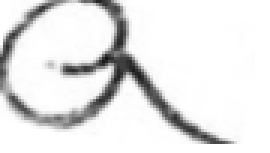
#> input picture data/characters/a/char_117_aug_4.png, 90 x 51 px (shown 3 times larger)
$ python -i data_augmentation.py   (imports and definitions only)
#> lines starting #> are read from the running program, lines starting #| are printed output that depends on the picture
#> further down, picture is the input picture: shape (51, 90, 3); min 20, max 255, mean 229.3
import cv2
import numpy as np
import os
import random
from pathlib import Path

# --- CONFIGURATION ---

# Use relative path from scripts folder to data folder
script_dir = Path(__file__).parent
data_folder = script_dir.parent / 'data'
characters_folder = data_folder / 'characters'
aug_factor = 5        # Nombre de nouvelles images à créer par image originale

def augment_image(img):
    """Applique des transformations aléatoires légères."""
    h, w = img.shape[:2]
#> h = 51; w = 90

    # 1. Rotation aléatoire légère (entre -15 et +15 degrés)
    angle = random.uniform(-15, 15)
    M = cv2.getRotationMatrix2D((w//2, h//2), angle, 1.0)
    img_aug = cv2.warpAffine(img, M, (w, h), borderValue=255) # Fond blanc
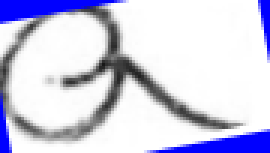
#> img_aug: shape (51, 90, 3) (shown 3 times larger); mean B, G, R 229.4, 206.3, 206.3

    # 2. Zoom aléatoire (entre 0.9 et 1.1)
    zoom = random.uniform(0.9, 1.1)
    new_w, new_h = int(w * zoom), int(h * zoom)
#> new_w = 94; new_h = 53
    img_zoomed = cv2.resize(img_aug, (new_w, new_h), interpolation=cv2.INTER_LINEAR)
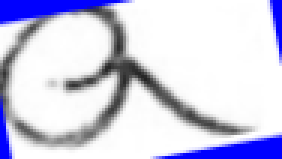
#> img_zoomed: shape (53, 94, 3) (shown 3 times larger); mean B, G, R 229.4, 206.1, 206.1

    # Recadrage ou padding pour revenir à TARGET_SIZE (64x64)
    final_img = np.full((h, w), 255, dtype=np.uint8)

    # On centre l'image zoomée dans le carré de destination
    start_y = max(0, (h - new_h) // 2)
#> start_y = 0
    start_x = max(0, (w - new_w) // 2)
#> start_x = 0

    # On calcule les zones de découpe si zoom > 1
    src_y = max(0, (new_h - h) // 2)
#> src_y = 1
    src_x = max(0, (new_w - w) // 2)
#> src_x = 2

    h_overlap = min(h, new_h)
#> h_overlap = 51
    w_overlap = min(w, new_w)
#> w_overlap = 90

#> (the run stopped early here; a loop or call above may not have finished)

$ run again, on data/characters/b/char_131_aug_0.png
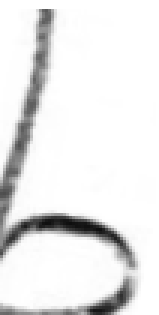
#> input picture data/characters/b/char_131_aug_0.png, 53 x 105 px (shown 3 times larger)
#> picture is the input picture: shape (105, 53, 3); min 14, max 255, mean 232.7
#> in augment_image, `img_aug = cv2.warpAffine(img, M, (w, h), borderValue=255)`:
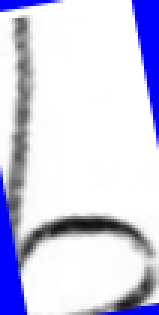
#> img_aug: shape (105, 53, 3) (shown 3 times larger); mean B, G, R 233.4, 208.5, 208.5
#> in augment_image, `img_zoomed = cv2.resize(img_aug, (new_w, new_h), interpolation=cv2.INT..`:
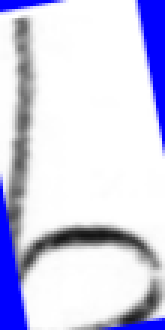
#> img_zoomed: shape (110, 55, 3) (shown 3 times larger); mean B, G, R 233.4, 208.4, 208.4

$ run again, on data/characters/b/char_15_aug_3.png
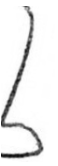
#> input picture data/characters/b/char_15_aug_3.png, 58 x 166 px
#> picture is the input picture: shape (166, 58, 3); min 10, max 255, mean 237.2
#> in augment_image, `img_aug = cv2.warpAffine(img, M, (w, h), borderValue=255)`:
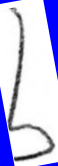
#> img_aug: shape (166, 58, 3); mean B, G, R 237.3, 203.8, 203.8
#> in augment_image, `img_zoomed = cv2.resize(img_aug, (new_w, new_h), interpolation=cv2.INT..`:
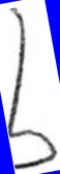
#> img_zoomed: shape (174, 60, 3); mean B, G, R 237.2, 203.7, 203.7

$ run again, on data/characters/c/char_104_aug_0.png
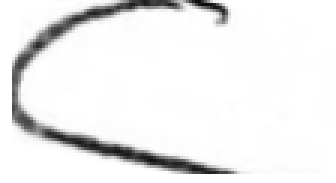
#> input picture data/characters/c/char_104_aug_0.png, 112 x 61 px (shown 3 times larger)
#> picture is the input picture: shape (61, 112, 3); min 11, max 255, mean 237.6
#> in augment_image, `img_aug = cv2.warpAffine(img, M, (w, h), borderValue=255)`:
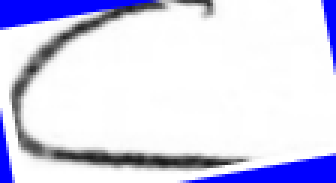
#> img_aug: shape (61, 112, 3) (shown 3 times larger); mean B, G, R 238.1, 214.4, 214.4
#> in augment_image, `img_zoomed = cv2.resize(img_aug, (new_w, new_h), interpolation=cv2.INT..`:
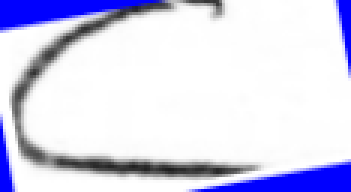
#> img_zoomed: shape (64, 117, 3) (shown 3 times larger); mean B, G, R 238.1, 214.3, 214.3
